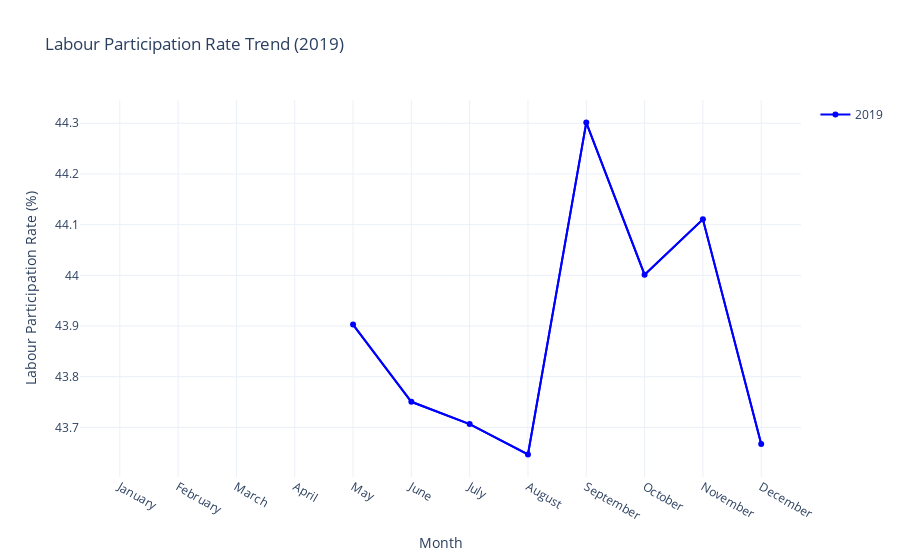

Notebook cell for this chart:
### Code cell
df_2019 = df[df['Year'] == 2019]
month_order = [calendar.month_name[i] for i in range(1, 13)]
df_2019['Month'] = pd.Categorical(
    df_2019['Month'], categories=month_order, ordered=True)

df_2019_monthly_avg = df_2019.groupby(
    'Month')['Estimated Labour Participation Rate'].mean().reset_index()

fig_2019 = px.line(df_2019_monthly_avg, x='Month', y='Estimated Labour Participation Rate',
                   title='Labour Participation Rate Trend (2019)',
                   labels={
                       'Estimated Labour Participation Rate': 'Labour Participation Rate (%)'},
                   line_dash_sequence=['solid'], color_discrete_sequence=['blue'])

trace_2019 = go.Scatter(x=df_2019_monthly_avg['Month'], y=df_2019_monthly_avg['Estimated Labour Participation Rate'],
                        mode='markers+lines', name='2019', line=dict(color='blue'))

fig_2019.add_trace(trace_2019)
fig_2019.update_layout(
    xaxis_title='Month',
    yaxis_title='Labour Participation Rate (%)',
    template='plotly_white'
)

fig_2019.show()

### Figure 1 — Plotly figure (JSON) as saved in the notebook; plotly's stock layout.template omitted (floating-point values rounded to 4 significant figures)
{"data": [{"hovertemplate": "Month=%{x}<br>Labour Participation Rate (%)=%{y}<extra></extra>", "legendgroup": "", "line": {"color": "blue", "dash": "solid"}, "marker": {"symbol": "circle"}, "mode": "lines", "name": "", "orientation": "v", "showlegend": false, "type": "scatter", "x": ["January", "February", "March", "April", "May", "June", "July", "August", "September", "October", "November", "December"], "xaxis": "x", "y": [null, null, null, null, 43.9, 43.75, 43.71, 43.65, 44.3, 44.0, 44.11, 43.67], "yaxis": "y"}, {"line": {"color": "blue"}, "mode": "markers+lines", "name": "2019", "type": "scatter", "x": ["January", "February", "March", "April", "May", "June", "July", "August", "September", "October", "November", "December"], "y": [null, null, null, null, 43.9, 43.75, 43.71, 43.65, 44.3, 44.0, 44.11, 43.67]}], "layout": {"legend": {"tracegroupgap": 0}, "title": {"text": "Labour Participation Rate Trend (2019)"}, "xaxis": {"anchor": "y", "domain": [0, 1], "title": {"text": "Month"}}, "yaxis": {"anchor": "x", "domain": [0, 1], "title": {"text": "Labour Participation Rate (%)"}}}}
